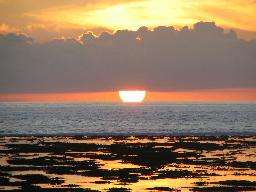
#> input picture 4I_SI2_TD_Representation_Images/Holidays_dataset/101404.jpg, 256 x 192 px; its folder holds 4 pictures in this run
$ jupyter execute --allow-errors '4I_SI2_TD_Représentation_Images.ipynb'   (shell and % lines are left out)   (older library calls are emulated)
#> lines starting #> are read from the running program, lines starting #| are printed output that depends on the picture
# TD - Représentation d'images
Dans ce TD, nous nous interesons à la représentation d'images par leur [histogramme couleur](https://en.wikipedia.org/wiki/Color_histogram).

[cell 1]
import numpy as np
import matplotlib.pyplot as plt

En indexation de donnée par le contenu, une problématique courante est la recherche par similarité de documents. Le but de trier l'ensemble des documents d'une base de donnée du plus similaire au moins similaire par rapport à un document requête en utilisant uniquement des informations extraites des documents.

Dans ce TD, nous voulons faire de la recherche par similarité d'images. Comme pour le texte, nous ne pouvons pas utiliser directement l'image. Nous devons dans un premier temps extraire des paramètres (features) des images. Puis nous utilisons une métrique pour mesurer la similarité entre les images. Nous pouvons alors trier les images par rapport à leur similarité avec l'image requête.

## Holidays dataset
Pour nos expériences, nous utilisons la base d'image [Holidays dataset](http://lear.inrialpes.fr/~jegou/data.php). Cette base de 1491 images provenant de photos de vacances. Les autres ont pris en compte de tester la robustesse de diverses attaques: les rotations, les changements de points de vue et d'éclairage, le flou, etc. L'ensemble de données comprend une très grande variété de types de scène (effets naturels, artificiels, d'eau et de feu, etc.). L'ensemble de données  sont regroupé en 500 groupes d'images, chacun représentant une scène ou un objet distinct. La première image de chaque groupe est l'image de requête et l'objectif est de récupérer en premier les autres images du groupe.

<center></center>

Le code suivant permet de crée la liste des images de la base :

[cell 2]
import glob
import os

images_dir = './Holidays_dataset'

image_file_names = sorted([os.path.split(f)[1] for f in glob.glob(os.path.join(images_dir, '*.jpg'))])

N = len(image_file_names)

Le groupe des images et leurs indices dans le groupe sont codés dans leurs noms. Par exemple l'image `100502.jpg` est la $3^\text{éme}$ image du $6^\text{éme}$ groupe :
- `1`**`005`**`02.jpg` $\Rightarrow 6^\text{éme}$ groupe
- `1005`**`02`**`.jpg` $\Rightarrow 3^\text{éme}$ image du groupe
L'image qui est utilisé comme requête dans chaque groupe est la $1^\text{ére}$ image du groupe (`1005`**`00`**`.jpg`).

Le code suivant permet de récupéré les groupes de chaque image et les images requêtes:

[cell 3]
y = np.asarray([int(f[1:4]) for f in image_file_names]) # verite terrain: recupere pour chaque imag le num de son groupe (ex:005 au dessus)
queries = np.asarray([f.endswith('00.jpg') for f in image_file_names]) # vecteur de booléens : VRAI aux indices des images servant de requetes (celles finissant par 000)

- `y` $\in \mathbb{N}^N$ est le vecteur de l'indice de groupe pour chaque image.
- `queries` $\in \{\text{False},\text{True}\}^N$ est le vecteur booléen qui indique si l'image est une requête ou non.

**À faire -** Écrivez le code pour ouvrir toutes les images de la base et stockées les dans la liste `images`.

**Aide -** Regardez l'aide des fonctions : [`scipy.misc.imread`](https://docs.scipy.org/doc/scipy-0.19.0/reference/generated/scipy.misc.imread.html), [`os.path.join`](https://docs.python.org/3/library/os.path.html#os.path.join) et [les listes en python](https://docs.python.org/3/tutorial/datastructures.html#more-on-lists)

[cell 4]
# from scipy.misc import imread
# ou
from imageio import imread

images=[]
for file_name in image_file_names:
    file_path = os.path.join(images_dir, file_name)
    images.append(imread(file_path,mode='RGB'))

**À faire** - À l'aide de la fonction [`matplotlib.pyplot.imshow`](https://matplotlib.org/api/pyplot_api.html#matplotlib.pyplot.imshow), visualisez un image de la base.

[cell 5]
import matplotlib.pyplot as plt
plt.imshow(images[0])

**À faire** - Affichez les dimentions de l'image ([`numpy.ndarray.shape`](https://docs.scipy.org/doc/numpy/reference/generated/numpy.ndarray.shape.html))

[cell 6]
images[0].shape
#> Out = (192, 256, 3)

**Question** - À quoi corresponde ces trois dimensions ?

- la première dimension est la hauteur de l'image
- la deuxième dimension est la largeur de l'image
- la troisième dimension est les codage RGB des couleurs de l'image

## Histogramme couleur

Pour représenté les images, nous utilisons l'histogramme de la proportion des couleurs dans l'image.

Le codage [RGB](https://en.wikipedia.org/wiki/RGB_color_model) (Red, Green, Blue) sur 24 bits (3 canaux de 8 bits) permet de coder : 16777216 couleurs differentes.

**Question -** Est il judicieux d'utiliser toutes les couleurs pour calculer l'histogramme couleur des images ?

Non car nous obtiendrons un vecteur de 16777216 dimensions pour représenter chaque image, c'est beaucoup trop grand.

### Réduction du nombre de couleur
Nous voulons alors réduire le nombre de couleur utilisé. Pour cela, il est judicieux de rechercher les $P$ couleurs les plus couramment utilisées dans nos images et ensuite de remplacer pour chaque pixel de chaque image la couleur du pixel par la couleur la plus proche parmi les $P$ couleurs les plus courantes. Cette méthode s'appelle la [quantification couleur](https://en.wikipedia.org/wiki/Color_quantization) et elle est basé sur l'utilisation d'algorithme de [clustering](https://en.wikipedia.org/wiki/Cluster_analysis).

Pour trouver les couleurs les plus couramment utilisées, nous devons extraire des images l'ensemble des pixels de toute les images et les rassembler dans une matrice.

**À faire -** Ecrivez le code pour extraire tous les pixels de toutes les images stockées dans la matrice `rgb_samples` de dimension $\text{nombre total de pixel}\times 3$

**Aide -** Regardez l'aide des fonctions : [`numpy.reshape`](https://docs.scipy.org/doc/numpy/reference/generated/numpy.reshape.html) (lire attentivement la description du paramètre `newshape`) et [`numpy.vstack`](https://docs.scipy.org/doc/numpy/reference/generated/numpy.vstack.html)

[cell 7]
rgb_samples = [I.reshape(-1,3) for I in images]
rgb_samples = np.vstack(rgb_samples)

rgb_samples.shape
#> Out = (196608, 3)

Nous obtenons un échantillon de plus de 72 millions de couleurs RGB, c'est beaucoup trop. Nous allons en choisir aléatoirement un petit nombre.

**À faire -** Ecrivez le code pour choisir aléatoirement 100000 exemples de couleurs RGB dans la matrice `rgb_samples` et stockez les à nouveau dans la matrice `rgb_samples`.

**Aide -** Regardez l'aide de la fonction : [`numpy.random.choice`](https://docs.scipy.org/doc/numpy/reference/generated/numpy.random.choice.html) (lire attentivement la description du paramètre `replace`)

[cell 8]
s = np.random.choice(rgb_samples.shape[0], 100000, replace=False)
rgb_samples = rgb_samples[s, :]

[cell 9]
s.sort()
s

Pour déterminer les $P$ couleur les plus courantes, nous allons utiliser l'algorithme [K-Means](https://en.wikipedia.org/wiki/K-means_clustering).

**À faire -** Ecrivez le code pour effectuer un clustering de 128 clusters ($P=128$) avec algorithme K-Means sur notre échantillon de couleur RGB `rgb_samples`.

**Aide -** Regardez l'aide de la fonction : [`sklearn.cluster.KMeans`](http://scikit-learn.org/stable/modules/generated/sklearn.cluster.KMeans.html)

**Conseil -** Fixez le paramète `n_init` à 1.

[cell 10]
from sklearn.cluster import KMeans
P=128
kms = KMeans(P,n_init=1,verbose=0)
kms.fit(rgb_samples)

La fonction suivant permet de réorganiser les couleurs  obtenue par le clustering dans l'ordre des teintes du codage couleur [HSV](https://fr.wikipedia.org/wiki/Teinte_Saturation_Valeur)

[cell 11]
import colorsys
def reorganize_clusters(kms):
    h = np.zeros((kms.n_clusters, ))
    for i in range(kms.n_clusters):
        r,g,b = kms.cluster_centers_[i,:]/255.0
        h[i] = colorsys.rgb_to_hsv(r, g, b)[0]
    idx = np.argsort(h)
    kms.cluster_centers_ = kms.cluster_centers_[idx,:]

Nous l'appliquons sur notre objet KMeans

[cell 12]
reorganize_clusters(kms)

**À faire -** Ecrivez le code pour afficher l'image de la palette couleur obtenu avec le clustering (par exemple, une image de 8 ligne par ? pixels).

**Aide -** Regardez l'aide des fonctions : [`numpy.reshape`](https://docs.scipy.org/doc/numpy/reference/generated/numpy.reshape.html) et [`matplotlib.pyplot.imshow`](https://matplotlib.org/api/pyplot_api.html#matplotlib.pyplot.imshow)

**Conseil -** Ajoutez le paramètre : `interpolation='nearest'` pour la fonction `imshow`.

[cell 13]
palette = kms.cluster_centers_.astype(np.uint8)
plt.imshow(palette.reshape((8,-1,3)), interpolation='nearest')
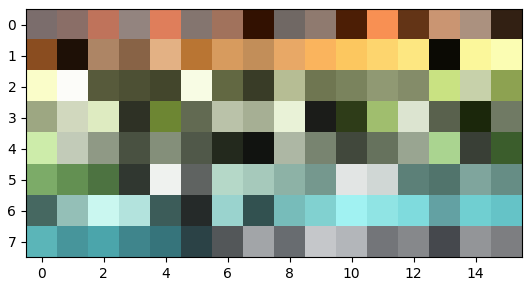
#> figure drawn by matplotlib, 1 panel

Nous voulons voir l'effet de la quantification couleur sur une image.

**À faire -** Choisissez aléatoirement une des images et écrivez le code pour obtenir sa version quantifiée. Puis affichez les deux images pour les comparer.

**Aide -** Regardez l'aide des fonctions : [`sklearn.cluster.KMeans.predict`](http://scikit-learn.org/stable/modules/generated/sklearn.cluster.KMeans.html#sklearn.cluster.KMeans.predict), [`numpy.reshape`](https://docs.scipy.org/doc/numpy/reference/generated/numpy.reshape.html) et [`matplotlib.pyplot.imshow`](https://matplotlib.org/api/pyplot_api.html#matplotlib.pyplot.imshow)

#> (a cell that did not finish here is left out)

Nous maintenant calculer, histogramme couleur d'un image avec les couleurs obtenu apres quantification.

**À faire -** Completez la fonction `def compute_hist(kmeans, I)` qui retourne un vecteur contenant la proportion de chaque couleur dans dans l'image `I`.

**Aide -** Regardez l'aide des fonctions : [`sklearn.cluster.KMeans.predict`](http://scikit-learn.org/stable/modules/generated/sklearn.cluster.KMeans.html#sklearn.cluster.KMeans.predict), [`numpy.reshape`](https://docs.scipy.org/doc/numpy/reference/generated/numpy.reshape.html) et [`numpy.unique`](https://docs.scipy.org/doc/numpy/reference/generated/numpy.unique.html) (lire attentivement la description du paramètre `return_counts`).

[cell 15]
def compute_hist(kmeans, I):
    x = np.zeros((kmeans.n_clusters, ))
    idx = kmeans.predict(I.astype(np.float64).reshape((-1,3)))
    idv, v = np.unique(idx, return_counts=True)
    x[idv] = v
    return x/np.sum(x).astype(np.float32)

Nous voulons visualier l'histogramme couleur une image

**À faire -** Choisissez aléatoirement une des images, utilisez la fonction `def compute_hist(kmeans, I)` pour calculer son histogramme couleur et affichez le.

**Aide -** Regardez l'aide de la fonction : [`matplotlib.pyplot.bar`](https://matplotlib.org/api/pyplot_api.html#matplotlib.pyplot.bar)

**Conseil -** Ajoutez les paramètres : `width = 1`, `color=palette/255.0` et `edgecolor = 'none'` pour la fonction `bar`.

[cell 16]
from random import randint

# Sélection aléatoire d'une image
#> (the rest of this cell did not finish here and is left out)

**À faire -** Ecrivez le code pour calculer l'histogramme couleur de toutes les images et stockez les dans la matrice `X`.

[cell 17]
X = np.zeros((len(images), kms.n_clusters), dtype=np.float32)
for i in range(len(images)):
    X[i,:] = compute_hist(kms, images[i])
